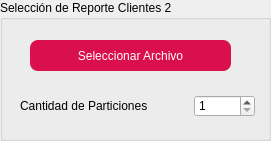
       <widget class="QGroupBox" name="Group_Selection_Starter_4">
        <property name="geometry">
         <rect>
          <x>10</x>
          <y>20</y>
          <width>271</width>
          <height>141</height>
         </rect>
        </property>
        <property name="styleSheet">
         <string notr="true">font: 63 10pt &quot;Bahnschrift SemiBold&quot;;</string>
        </property>
        <property name="title">
         <string>Selección de Reporte Clientes 2</string>
        </property>
        <widget class="QPushButton" name="pushButton_Select_File_4">
         <property name="geometry">
          <rect>
           <x>30</x>
           <y>40</y>
           <width>201</width>
           <height>31</height>
          </rect>
         </property>
         <property name="styleSheet">
          <string notr="true">QPushButton
{
	border-radius:8px;
	color: rgb(255, 255, 255);
	background-color: rgb(217, 16, 76);
}
QPushButton:Hover
{
	color: rgb(255, 255, 255);
	background-color: rgb(94, 94, 94);
}
QPushButton:pressed
{
	color: rgb(255, 255, 255);
	background-color: rgb(0, 0, 0);
}
</string>
         </property>
         <property name="text">
          <string>Seleccionar Archivo</string>
         </property>
         <property name="default">
          <bool>false</bool>
         </property>
        </widget>
        <widget class="QSpinBox" name="spinBox_Partitions_4">
         <property name="geometry">
          <rect>
           <x>194</x>
           <y>95</y>
           <width>61</width>
           <height>22</height>
          </rect>
         </property>
         <property name="minimum">
          <number>1</number>
         </property>
         <property name="maximum">
          <number>50</number>
         </property>
        </widget>
        <widget class="QLabel" name="label_Partitions_4">
         <property name="geometry">
          <rect>
           <x>20</x>
           <y>90</y>
           <width>168</width>
           <height>31</height>
          </rect>
         </property>
         <property name="styleSheet">
          <string notr="true">font: 63 10pt &quot;Bahnschrift SemiBold&quot;;</string>
         </property>
         <property name="text">
          <string>Cantidad de Particiones           </string>
         </property>
        </widget>
       </widget>
